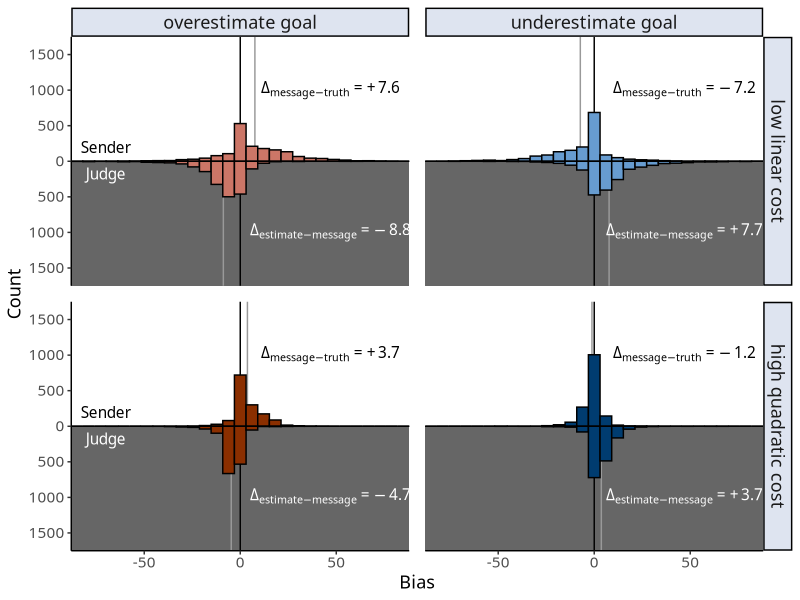
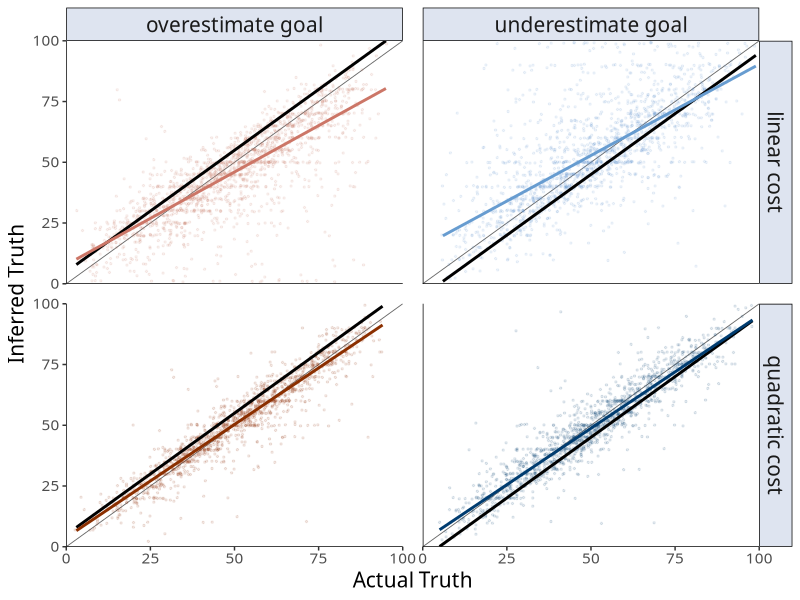
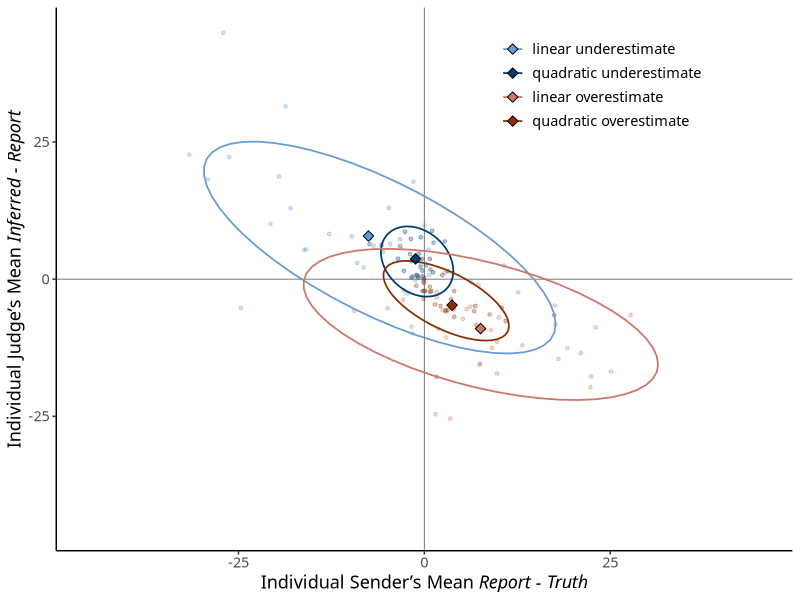
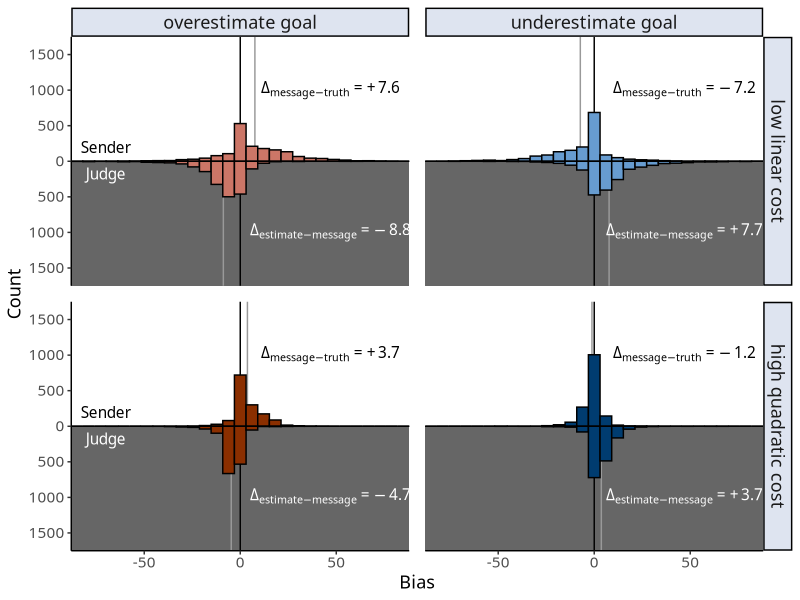
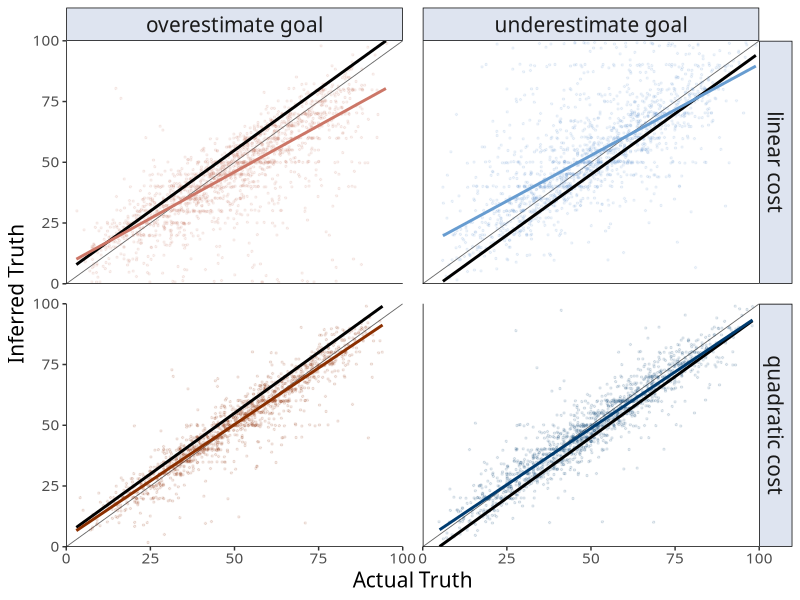
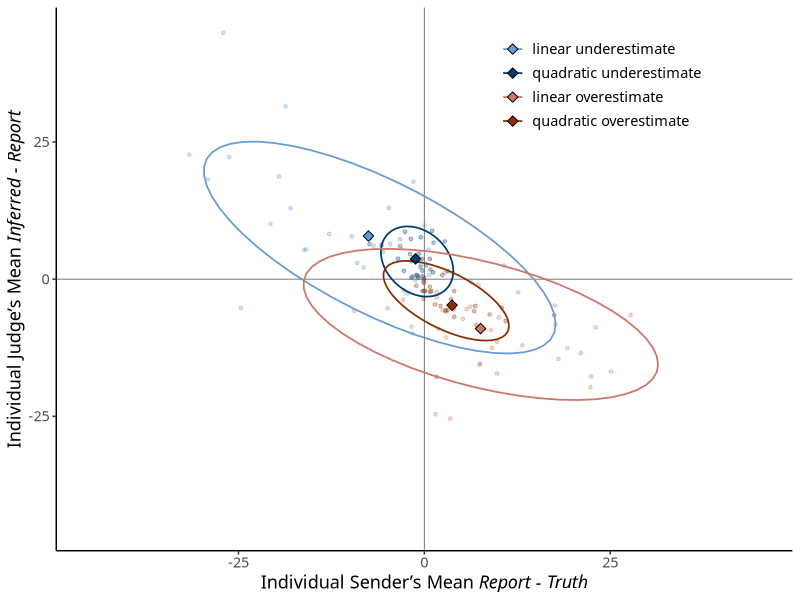

Reproduce these figures in R, in order.
## ---- chunk 1
knitr::opts_chunk$set(echo = TRUE)
library(tidyverse)
library(lme4)
library(lmerTest)
library(ggthemes)
library(ggtext)

trials <- read_csv("trials.csv") %>%
  mutate(goal = paste0(goal, "estimate"),
         goal = as.factor(goal),
         cost = ifelse(cost=="unif", "linear", "quadratic"),
         cond = paste(goal, cost))

sender <- trials %>% filter(roleCurrent=="sender")
receiver <- trials %>% filter(roleCurrent=="receiver")

fontfam = "Optima"
panelcolor = "#dee4f0"
condcolors = c("#cc7667","#8b2f00","#679cd0","#003c70")
## ---- chunk 2
trials %>%
  distinct(subjID, goal, cost) %>%
  count(goal, cost)
## ---- chunk 3
cor.test(sender$ksay, sender$k) # r = 0.76, t(9977) = 115.21, p < 0.0001
cor(sender$ksay, sender$k)^2 # r^2 = 0.57

contrasts(sender$goal) <- contr.sum(2)
summary(lmer(ksay ~ k + (1 | subjID), data=sender))$coef
summary(lmer(ksay ~ k + goal + (1 | subjID), data=sender))$coef
## ---- chunk 4
s.diff.df <- sender %>%
  mutate(kdiffs = ksay - k,
         costtype = ifelse(cost == "linear", "low", "high"),
         cost = paste(costtype, cost, "cost"),
         cost = factor(cost, levels=c("low linear cost", "high quadratic cost")),
         goal = paste(goal, "goal"))
s.bias <- sender %>%
  group_by(goal, cost) %>%
  summarise(bias.ksay = mean(ksay-k),
            median.ksay = median(ksay-k)) %>%
  mutate(bias = round(bias.ksay, 1),
         bias = ifelse(bias > 0, paste0("+",bias), as.character(bias)),
         bias = ifelse(bias == "+8", "'+8.0'", bias),
         bias = paste0("Delta[message - truth] == ", bias),
         costtype = ifelse(cost == "linear", "low", "high"),
         cost = paste(costtype, cost, "cost"),
         cost = factor(cost, levels=c("low linear cost", "high quadratic cost")),
         goal = paste(goal, "goal"))

r.diff.df <- receiver %>%
  mutate(kdiffs = kest - ksay,
         costtype = ifelse(cost == "linear", "low", "high"),
         cost = paste(costtype, cost, "cost"),
         cost = factor(cost, levels=c("low linear cost", "high quadratic cost")),
         goal = paste(goal, "goal"))
r.bias <- receiver %>%
  group_by(goal, cost) %>%
  summarise(bias.kest = mean(kest-ksay),
            median.kest = median(kest-ksay)) %>%
  mutate(bias = round(bias.kest, 1),
         bias = ifelse(bias > 0, paste0("+",bias), as.character(bias)),
         bias = paste0("Delta[estimate - message] == ", bias),
         costtype = ifelse(cost == "linear", "low", "high"),
         cost = paste(costtype, cost, "cost"),
         cost = factor(cost, levels=c("low linear cost", "high quadratic cost")),
         goal = paste(goal, "goal"))

ggplot() +
  geom_rect(data=s.diff.df, aes(xmin=-88, xmax=88, ymin=-1750, ymax=0), fill="gray40") +
  geom_vline(xintercept = 0) +
  geom_segment(data=s.bias, aes(x=bias.ksay, xend=bias.ksay, y=0, yend=1750), colour="gray60") +
  geom_segment(data=r.bias, aes(x=bias.kest, xend=bias.kest, y=0, yend=-1750), colour="gray60") +
  geom_histogram(data=s.diff.df, aes(x=kdiffs, y=..count.., fill=cond), colour="black") +
  geom_histogram(data=r.diff.df, aes(x=kdiffs, y=-..count.., fill=cond), colour="black") +
  geom_text(data=data.frame(goal="overestimate goal"), 
            aes(x=-70, y=200, label="Sender"), parse=TRUE,
            family=fontfam) +
  geom_text(data=data.frame(goal="overestimate goal"), 
            aes(x=-70, y=-200, label="Judge"), parse=TRUE, colour="white",
            family=fontfam) +
  geom_text(data=s.bias, aes(x=47, y=1000, label=bias), 
            parse=TRUE, family=fontfam) +
  geom_text(data=r.bias, aes(x=47, y=-1000, label=bias), 
            parse=TRUE, colour="white", family=fontfam) +
  scale_x_continuous("Bias", limits=c(-88,88), expand=c(0,0)) +
  scale_y_continuous("Count",
                     limits=c(-1750,1750), expand=c(0,0),
                     breaks=seq(-1500,1500,500), labels=c(seq(1500,0,-500),seq(500,1500,500))) +
  scale_fill_manual(values=condcolors) +
  facet_grid(cost ~ goal) +
  guides(fill=FALSE) +
  theme_classic() +
  theme(strip.background = element_rect(fill=panelcolor),
        strip.text = element_text(size=13, family=fontfam),
        panel.spacing = unit(0.8, "lines"),
        axis.title = element_text(size=13, family=fontfam),
        axis.text = element_text(size=11, family=fontfam))
ggsave("img/final_manuscript/player_hist.png", width=7.5, height=5)

# saving as pdf throws an "invalid font type" error
## ---- chunk 5
sender.stat <- sender %>%
  mutate(bias.ksay = ksay - k,
         goal = as.factor(goal),
         goal.c = goal,
         cost = as.factor(cost))

# sender overestimates > 0
sender.stat %>% # xbar = 5.59
  filter(goal == "overestimate") %>%
  summarise(mean = mean(bias.ksay))
sender.stat %>% # t(5056) = 29.09
  filter(goal == "overestimate") %>%
  pull(bias.ksay) %>%
  t.test(alternative="greater", mu=0)
# t$statistic
# t$parameter #df
# t$p.value
t.test(filter(sender.stat,goal == "overestimate")$ksay, filter(sender.stat,goal == "overestimate")$k, paired=T) #equivalent

# linear model
summary(lmer(bias.ksay ~ goal + (1|subjID), data=sender.stat))
summary(lmer(bias.ksay ~ (1|subjID) + (1|k), data=filter(sender.stat, goal=="overestimate"))) #beta = 5.98, t(162) = 5.99, p < 0.0001

# sender underestimates < 0
sender.stat %>% # xbar = -4.33
  filter(goal == "underestimate") %>%
  summarise(mean = mean(bias.ksay))
sender.stat %>% # t(4921) = -24.00
  filter(goal == "underestimate") %>%
  pull(bias.ksay) %>%
  t.test(alternative="less", mu=0)

#linear model
summary(lmer(bias.ksay ~ (1|subjID) + (1|k), data=filter(sender.stat, goal=="underestimate"))) #beta = -4.46, t(132) = -5.50, p < 0.0001

contrasts(sender.stat$goal.c) <- contr.sum(2)
# contrasts(sender.stat$cost) <- contr.treatment(2)
summary(lmer(bias.ksay ~ goal.c + (1 | subjID), data=sender.stat))
summary(lmer(bias.ksay ~ goal.c + goal:cost + (1 | subjID), data=sender.stat))
summary(lmer(bias.ksay ~ goal.c * cost + (1 | subjID), data=sender.stat))
summary(lm(bias.ksay ~ goal.c + goal:cost, data=sender.stat))

summary(lmer(ksay ~ k + goal.c + (1 | subjID), data=sender.stat))
summary(lmer(ksay ~ k + goal.c + goal:cost + (1 | subjID), data=sender.stat))
summary(lmer(ksay ~ k + goal.c * cost + (1 | subjID), data=sender.stat)) #this will do
summary(lmer(ksay ~ k + goal.c * cost + (1 | subjID), data=sender.stat))$coef

m.full <- lmer(ksay ~ k * goal.c * cost + (1 | subjID), data=sender.stat)
summary(m.full)
m.noInterKGoal <- lmer(ksay ~ k + goal.c * cost + k:cost + k:goal + (1 | subjID), data=sender.stat)
summary(m.noInterKGoal)
anova(m.full, m.noInterKGoal)
## ---- chunk 6
s.over <- sender.stat %>%
  filter(goal == "overestimate") 
mean(filter(s.over, cost=="linear")$bias.ksay) - mean(filter(s.over, cost=="quadratic")$bias.ksay) # dbar = 5.09
t.test(filter(s.over, cost=="linear")$bias.ksay, # t(3679) = 14.13
       filter(s.over, cost=="quadratic")$bias.ksay, 
       alternative="greater", var.equal=FALSE)
contrasts(s.over$cost) <- c(1,0)
summary(lmer(bias.ksay ~ cost + (1|subjID) + (1|k), data=s.over)) #beta = 4.86, t(102) = 3.00, p = .003

s.under <- sender.stat %>%
  filter(goal == "underestimate") 
mean(filter(s.under, cost=="linear")$bias.ksay) - mean(filter(s.under, cost=="quadratic")$bias.ksay) # dbar = -5.25
t.test(filter(s.under, cost=="linear")$bias.ksay, # t(2834) = -14.16
       filter(s.under, cost=="quadratic")$bias.ksay, 
       alternative="less", var.equal=FALSE)
summary(lmer(bias.ksay ~ cost + (1|subjID) + (1|k), data=s.under)) #beta = 5.21, t(98) = 3.74, p < .001

#combined
s.comb <- s.under %>%
  mutate(bias.ksay = -bias.ksay) %>%
  bind_rows(s.over) %>%
  mutate(cost = factor(cost, levels=c("quadratic","linear")))

summary(lmer(bias.ksay ~ cost + (1|subjID) + (1|k), data=s.comb)) #beta = 5.15, t(202) = 4.81, p < 0.0001
## ---- chunk 7
receiver.stat <- receiver %>%
  mutate(bias.ksay = kest - ksay,
         goal = as.factor(goal),
         goal.c = goal,
         cost = as.factor(cost))

# receiver  kest - ksay < 0
receiver.stat %>% # xbar = -6.86
  filter(goal == "overestimate") %>%
  summarise(mean = mean(bias.ksay))
receiver.stat %>% # t(5167) = -39.85
  filter(goal == "overestimate") %>%
  pull(bias.ksay) %>%
  t.test(alternative="less", mu=0)
summary(lmer(bias.ksay ~ (1|subjID) + (1|ksay), data=filter(receiver.stat, goal=="overestimate"))) #beta = -6.84, t(148) = -7.31, p < 0.0001

contrasts(receiver.stat$goal.c) <- c(1,-1)
summary(lmer(bias.ksay ~ goal.c + (1 | subjID), data=receiver.stat))

# receiver  kest - ksay > 0
receiver.stat %>% # xbar = 5.83
  filter(goal == "underestimate") %>%
  summarise(mean = mean(bias.ksay))
receiver.stat %>% # t(3275) = 27.45
  filter(goal == "underestimate") %>%
  pull(bias.ksay) %>%
  t.test(alternative="greater", mu=0)
summary(lmer(bias.ksay ~ (1|subjID) + (1|ksay), data=filter(receiver.stat, goal=="underestimate"))) #beta = 5.33, t(159) = 7.20, p < 0.0001
## ---- chunk 8
r.over <- receiver.stat %>%
  filter(goal == "overestimate") 
mean(filter(r.over, cost=="linear")$bias.ksay) - mean(filter(r.over, cost=="quadratic")$bias.ksay) # dbar = -3.22
t.test(filter(r.over, cost=="linear")$bias.ksay, # t(5057) = -9.63
       filter(r.over, cost=="quadratic")$bias.ksay, 
       alternative="less", var.equal=FALSE)
summary(lmer(bias.ksay ~ cost + (1|subjID) + (1|ksay), data=r.over)) #beta = 3.21, t(102) = 2.77, p = .007

r.under <- receiver.stat %>%
  filter(goal == "underestimate") 
mean(filter(r.under, cost=="linear")$bias.ksay) - mean(filter(r.under, cost=="quadratic")$bias.ksay) # dbar = 2.50
t.test(filter(r.under, cost=="linear")$bias.ksay, # t(4080) = 7.63
       filter(r.under, cost=="quadratic")$bias.ksay, 
       alternative="greater", var.equal=FALSE)

#combined analysis
summary(lmer(bias.ksay ~ cost + (1|subjID) + (1|ksay), data=r.under)) #beta = -2.48, t(98) = -2.12, p = .037

#combined
r.comb <- r.under %>%
  mutate(bias.ksay = -bias.ksay) %>%
  bind_rows(r.over) %>%
  mutate(cost = factor(cost, levels=c("quadratic","linear")))

summary(lmer(bias.ksay ~ cost + (1|subjID) + (1|k), data=r.comb)) #beta = -2.96, t(202) = -3.53, p < 0.001
## ---- chunk 9
summary(lmer(bias.ksay ~ goal + (1|subjID) + (1|ksay), 
             data=mutate(sender.stat, 
                         bias.ksay = ifelse(goal == "overestimate", -bias.ksay, bias.ksay)))) #beta = -0.67, t(200) = -1.22, p = 0.23
## ---- chunk 10
summary(lmer(bias.ksay ~ goal + (1|subjID) + (1|ksay), 
             data=mutate(receiver.stat, 
                         bias.ksay = ifelse(goal == "overestimate", -bias.ksay, bias.ksay)))) #beta = -1.16, t(203) = -1.36, p = 0.18
## ---- chunk 11
trials.stat <- trials %>%
  mutate(bias = case_when(roleCurrent == "receiver" ~ kest - ksay,
                          roleCurrent == "sender" ~ ksay - k),
         bias.isPositive = bias > 0,
         bias = ifelse(roleCurrent == "receiver", -bias, bias),
         abs.bias = abs(bias),
         goal = as.factor(goal),
         goal.c = goal,
         cost = as.factor(cost))

summary(lmer(bias ~ roleCurrent + (1|subjID), data=trials.stat)) #no signif
summary(lmer(abs.bias ~ roleCurrent + (1|subjID), data=trials.stat)) #signif
  
full.model = lmer(abs.bias ~ goal + cost + roleCurrent + (1|subjID), data=trials.stat)
noRole.model = lmer(abs.bias ~ goal + cost + (1|subjID), data=trials.stat)
anova(full.model, noRole.model, test="LRT")
## ---- chunk 12
r.2 <- receiver %>%
  mutate(cost = paste(cost, "cost"),
         goal = paste(goal, "goal"))
abline.col = "gray40"
ai.col = "black"

ggplot(r.2, aes(x=k, y=kest, colour=cond)) +
  geom_abline(slope=1, colour=abline.col, size=0.3) +
  # geom_jitter(data=r2, aes(x=k, y=ksay), colour=ai.col, size=0.1, alpha=0.2) +
  geom_jitter(size=0.5, alpha=0.1) +
  geom_smooth(data=r.2, aes(x=k, y=ksay), method="lm", se=FALSE, size=1, colour=ai.col, alpha=0.5) +
  geom_smooth(method="lm", se=FALSE, size=1) +
  geom_hline(aes(yintercept=-Inf), colour="black", size=0.5, linetype="solid") + 
  geom_vline(aes(xintercept=-Inf), colour="black", size=0.5, linetype="solid") + 
  scale_x_continuous("Actual Truth", limits=c(0,100), expand=c(0,0)) +
  scale_y_continuous("Inferred Truth", limits=c(0,100), expand=c(0,0)) +
  scale_colour_manual(values=condcolors) +
  guides(colour=FALSE) +
  facet_grid(cost ~ goal) +
  theme_tufte() +
  theme(plot.background = element_rect(fill = "white", colour="white"),
        strip.background = element_rect(fill=panelcolor),
        strip.text = element_text(size=15, family="Optima"),
        panel.spacing = unit(1, "lines"),
        axis.title = element_text(size=15, family="Optima"),
        axis.text = element_text(size=11, family="Optima"))
ggsave("img/final/bias_lines.png", width=6,height=5.6)
## ---- chunk 13
receiver %>%
  group_by(goal, cost) %>%
  summarise(bias.ksay = mean(ksay-k),
            bias.kest = mean(kest-k))
## ---- chunk 14

## ---- chunk 15
condcolors2 = c("#679cd0","#003c70","#cc7667","#8b2f00")
s2 <- sender %>%
  group_by(subjID, cost, goal, cond) %>%
  summarise(mean.ksay = mean(ksay-k))
c(min(s2$mean.ksay),max(s2$mean.ksay))

r2 <- receiver %>%
  group_by(subjID) %>%
  summarise(mean.kest = mean(kest-ksay))
c(min(r2$mean.kest),max(r2$mean.kest))

sr.2 <- s2 %>%
  left_join(r2) %>%
  mutate(cond = paste(cost, goal),
         cond = factor(cond,
                       levels=c("linear underestimate",
                                "quadratic underestimate",
                                "linear overestimate",
                                "quadratic overestimate")))
sr.2.summ <- sr.2 %>%
  group_by(cond) %>%
  summarise(r.mean = mean(mean.kest),
            r.se = sd(mean.kest)/sqrt(n()),
            s.mean = mean(mean.ksay),
            s.se = sd(mean.ksay)/sqrt(n()))

ggplot(sr.2, aes(x=mean.ksay, y=mean.kest, colour=cond)) +
  geom_hline(yintercept=0, colour="gray40", size=0.3) +
  geom_vline(xintercept=0, colour="gray40", size=0.3) +
  geom_point(size=1, alpha=0.3, show.legend = FALSE) +
  # geom_smooth(method="lm") +
  stat_ellipse(size=0.6) +
  geom_point(data=sr.2.summ, aes(x=s.mean, y=r.mean, fill=cond),
             shape=23, colour="black", size=2.5) +
  # geom_linerange(data=sr.2.summ, 
  #                aes(x=s.mean, y=r.mean, ymin=r.mean-r.se, ymax=r.mean+r.se), 
  #                size=0.8, show.legend = FALSE) +
  # geom_linerange(data=sr.2.summ, 
  #                aes(x=s.mean, xmin=s.mean-s.se, xmax=s.mean+s.se, y=r.mean), 
  #                size=0.8, show.legend = FALSE) +
  scale_x_continuous("Individual Sender's Mean *Report - Truth*", limits=c(-45, 45)) +
  scale_y_continuous("Individual Judge's Mean *Inferred - Report*", 
                     limits=c(-45, 45)) +
  scale_colour_manual("", values=condcolors2) +
  scale_fill_manual("", values=condcolors2) +
  # facet_wrap(~cost) +
  theme_classic() +
  theme(legend.position = c(0.74, 0.88),
        strip.background = element_rect(fill=panelcolor),
        text=element_text(size=13, family="Optima"),
        axis.title.x = element_markdown(),
        axis.title.y = element_markdown())
ggsave("img/final/indiv_lambda.png", width=5, height=4.5)
## ---- chunk 16
# sb <- sender %>%
#   mutate(bias.ksay = ksay-k)
# rb <- receiver %>%
#   mutate(bias.kest = kest-ksay)

s3 <- sender %>%
  group_by(cost, goal) %>%
  summarise(mean.ksay = mean(ksay-k))

r3 <- receiver %>%
  group_by(cost, goal) %>%
  summarise(mean.kest = mean(kest-ksay))
comp.aggr <- s3 %>%
  left_join(r3) %>%
  rename(aggr.ksay = mean.ksay,
         aggr.kest = mean.kest)


comp.aggr
cor.test(comp.aggr$aggr.ksay, comp.aggr$aggr.kest) # r = -0.97, t(2) = -5.46, p = 0.032
## ---- chunk 17
sr.2.groups <- sr.2 %>%
  left_join(comp.aggr, by=c("cost","goal")) %>%
  mutate(corr.ksay = mean.ksay - aggr.ksay, #distance to aggregated means
         corr.kest = mean.kest - aggr.kest) 
  
  
cor.test(sr.2.groups$corr.ksay, sr.2.groups$corr.kest) # r = -0.53, t(202) = -8.84, p < 0.0001
cor(sr.2.groups$corr.ksay, sr.2.groups$corr.kest)^2
